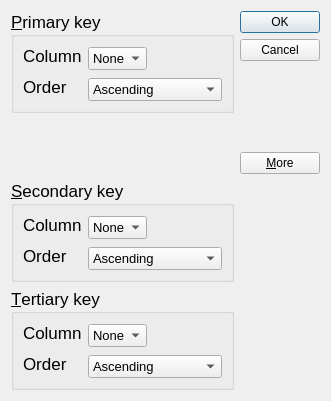
<?xml version="1.0" encoding="UTF-8"?>
<ui version="4.0">
 <class>SortDialog</class>
 <widget class="QDialog" name="SortDialog">
  <property name="geometry">
   <rect>
    <x>0</x>
    <y>0</y>
    <width>331</width>
    <height>401</height>
   </rect>
  </property>
  <property name="windowTitle">
   <string>Sort </string>
  </property>
  <layout class="QGridLayout" name="gridLayout_4">
   <item row="0" column="1" rowspan="2">
    <layout class="QVBoxLayout" name="verticalLayout">
     <item>
      <widget class="QPushButton" name="okButton">
       <property name="text">
        <string>OK</string>
       </property>
       <property name="default">
        <bool>true</bool>
       </property>
      </widget>
     </item>
     <item>
      <widget class="QPushButton" name="cancelButton">
       <property name="enabled">
        <bool>true</bool>
       </property>
       <property name="text">
        <string>Cancel</string>
       </property>
      </widget>
     </item>
     <item>
      <spacer name="verticalSpacer">
       <property name="orientation">
        <enum>Qt::Vertical</enum>
       </property>
       <property name="sizeHint" stdset="0">
        <size>
         <width>20</width>
         <height>0</height>
        </size>
       </property>
      </spacer>
     </item>
     <item>
      <widget class="QPushButton" name="moreButton">
       <property name="text">
        <string>&amp;More</string>
       </property>
       <property name="checkable">
        <bool>true</bool>
       </property>
      </widget>
     </item>
    </layout>
   </item>
   <item row="1" column="0">
    <spacer name="verticalSpacer_2">
     <property name="orientation">
      <enum>Qt::Vertical</enum>
     </property>
     <property name="sizeHint" stdset="0">
      <size>
       <width>20</width>
       <height>0</height>
      </size>
     </property>
    </spacer>
   </item>
   <item row="0" column="0">
    <widget class="QGroupBox" name="primaryGroupBox">
     <property name="font">
      <font>
       <pointsize>13</pointsize>
      </font>
     </property>
     <property name="title">
      <string>&amp;Primary key</string>
     </property>
     <layout class="QGridLayout" name="gridLayout">
      <item row="0" column="0">
       <widget class="QLabel" name="label">
        <property name="font">
         <font>
          <pointsize>13</pointsize>
         </font>
        </property>
        <property name="text">
         <string>Column</string>
        </property>
       </widget>
      </item>
      <item row="0" column="1" rowspan="2">
       <widget class="QComboBox" name="primaryColumnCombo">
        <property name="font">
         <font>
          <pointsize>10</pointsize>
         </font>
        </property>
        <item>
         <property name="text">
          <string>None</string>
         </property>
        </item>
       </widget>
      </item>
      <item row="0" column="2" rowspan="2">
       <spacer name="horizontalSpacer">
        <property name="orientation">
         <enum>Qt::Horizontal</enum>
        </property>
        <property name="sizeHint" stdset="0">
         <size>
          <width>85</width>
          <height>20</height>
         </size>
        </property>
       </spacer>
      </item>
      <item row="1" column="0" rowspan="2">
       <widget class="QLabel" name="label_2">
        <property name="font">
         <font>
          <pointsize>13</pointsize>
         </font>
        </property>
        <property name="text">
         <string>Order</string>
        </property>
       </widget>
      </item>
      <item row="2" column="1" colspan="2">
       <widget class="QComboBox" name="primaryOrderCombo">
        <property name="font">
         <font>
          <pointsize>10</pointsize>
         </font>
        </property>
        <item>
         <property name="text">
          <string>Ascending</string>
         </property>
        </item>
        <item>
         <property name="text">
          <string>Descending</string>
         </property>
        </item>
       </widget>
      </item>
     </layout>
    </widget>
   </item>
   <item row="2" column="0">
    <widget class="QGroupBox" name="secondaryGroupBox">
     <property name="font">
      <font>
       <pointsize>13</pointsize>
      </font>
     </property>
     <property name="title">
      <string>&amp;Secondary key</string>
     </property>
     <layout class="QGridLayout" name="gridLayout_2">
      <item row="0" column="0">
       <widget class="QLabel" name="label_3">
        <property name="font">
         <font>
          <pointsize>13</pointsize>
         </font>
        </property>
        <property name="text">
         <string>Column</string>
        </property>
       </widget>
      </item>
      <item row="0" column="1" rowspan="2">
       <widget class="QComboBox" name="secondaryColumnCombo">
        <property name="font">
         <font>
          <pointsize>10</pointsize>
         </font>
        </property>
        <item>
         <property name="text">
          <string>None</string>
         </property>
        </item>
       </widget>
      </item>
      <item row="0" column="2" rowspan="2">
       <spacer name="horizontalSpacer_2">
        <property name="orientation">
         <enum>Qt::Horizontal</enum>
        </property>
        <property name="sizeHint" stdset="0">
         <size>
          <width>58</width>
          <height>20</height>
         </size>
        </property>
       </spacer>
      </item>
      <item row="1" column="0" rowspan="2">
       <widget class="QLabel" name="label_4">
        <property name="font">
         <font>
          <pointsize>13</pointsize>
         </font>
        </property>
        <property name="text">
         <string>Order</string>
        </property>
       </widget>
      </item>
      <item row="2" column="1" colspan="2">
       <widget class="QComboBox" name="secondaryOrderCombo">
        <property name="font">
         <font>
          <pointsize>10</pointsize>
         </font>
        </property>
        <item>
         <property name="text">
          <string>Ascending</string>
         </property>
        </item>
        <item>
         <property name="text">
          <string>Descending</string>
         </property>
        </item>
       </widget>
      </item>
     </layout>
    </widget>
   </item>
   <item row="3" column="0">
    <widget class="QGroupBox" name="tertiaryGroupBox">
     <property name="font">
      <font>
       <pointsize>13</pointsize>
      </font>
     </property>
     <property name="title">
      <string>&amp;Tertiary key</string>
     </property>
     <layout class="QGridLayout" name="gridLayout_3">
      <item row="0" column="0">
       <widget class="QLabel" name="label_5">
        <property name="font">
         <font>
          <pointsize>13</pointsize>
         </font>
        </property>
        <property name="text">
         <string>Column</string>
        </property>
       </widget>
      </item>
      <item row="0" column="1" rowspan="2">
       <widget class="QComboBox" name="tertiaryColumnCombo">
        <property name="font">
         <font>
          <pointsize>10</pointsize>
         </font>
        </property>
        <item>
         <property name="text">
          <string>None</string>
         </property>
        </item>
       </widget>
      </item>
      <item row="0" column="2" rowspan="2">
       <spacer name="horizontalSpacer_3">
        <property name="orientation">
         <enum>Qt::Horizontal</enum>
        </property>
        <property name="sizeHint" stdset="0">
         <size>
          <width>58</width>
          <height>20</height>
         </size>
        </property>
       </spacer>
      </item>
      <item row="1" column="0" rowspan="2">
       <widget class="QLabel" name="label_6">
        <property name="font">
         <font>
          <pointsize>13</pointsize>
         </font>
        </property>
        <property name="text">
         <string>Order</string>
        </property>
       </widget>
      </item>
      <item row="2" column="1" colspan="2">
       <widget class="QComboBox" name="tertiaryOrderCombo">
        <property name="font">
         <font>
          <pointsize>10</pointsize>
         </font>
        </property>
        <item>
         <property name="text">
          <string>Ascending</string>
         </property>
        </item>
        <item>
         <property name="text">
          <string>Descending</string>
         </property>
        </item>
       </widget>
      </item>
     </layout>
    </widget>
   </item>
  </layout>
 </widget>
 <resources/>
 <connections>
  <connection>
   <sender>okButton</sender>
   <signal>clicked()</signal>
   <receiver>SortDialog</receiver>
   <slot>accept()</slot>
   <hints>
    <hint type="sourcelabel">
     <x>252</x>
     <y>25</y>
    </hint>
    <hint type="destinationlabel">
     <x>83</x>
     <y>137</y>
    </hint>
   </hints>
  </connection>
  <connection>
   <sender>cancelButton</sender>
   <signal>clicked()</signal>
   <receiver>SortDialog</receiver>
   <slot>reject()</slot>
   <hints>
    <hint type="sourcelabel">
     <x>291</x>
     <y>61</y>
    </hint>
    <hint type="destinationlabel">
     <x>143</x>
     <y>148</y>
    </hint>
   </hints>
  </connection>
  <connection>
   <sender>moreButton</sender>
   <signal>toggled(bool)</signal>
   <receiver>secondaryGroupBox</receiver>
   <slot>setVisible(bool)</slot>
   <hints>
    <hint type="sourcelabel">
     <x>276</x>
     <y>173</y>
    </hint>
    <hint type="destinationlabel">
     <x>233</x>
     <y>240</y>
    </hint>
   </hints>
  </connection>
  <connection>
   <sender>moreButton</sender>
   <signal>toggled(bool)</signal>
   <receiver>tertiaryGroupBox</receiver>
   <slot>setVisible(bool)</slot>
   <hints>
    <hint type="sourcelabel">
     <x>294</x>
     <y>184</y>
    </hint>
    <hint type="destinationlabel">
     <x>234</x>
     <y>345</y>
    </hint>
   </hints>
  </connection>
 </connections>
</ui>
